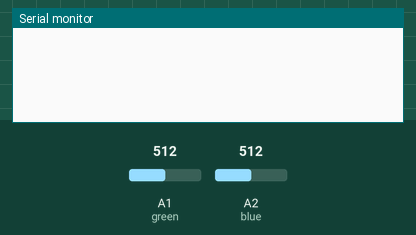
Recording of a sketch running on a simulated Arduino Uno, built with avr-gcc and run on an emulated ATmega328P. Shown: the last lines printed to the serial monitor. The test bench sets the inputs (shaded band); at power-on: A1 (green) = 512, A2 (blue) = 512.

Above: at 1.2 s.
1.3 s: A1 (green) set to 644
2.8 s: A1 (green) set to 671
At 3.4 s:
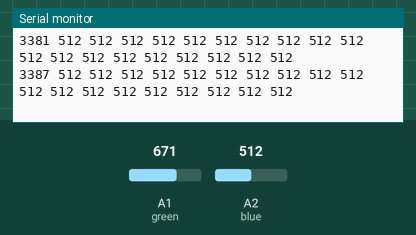
4.3 s: A2 (blue) set to 105
At 5.1 s:
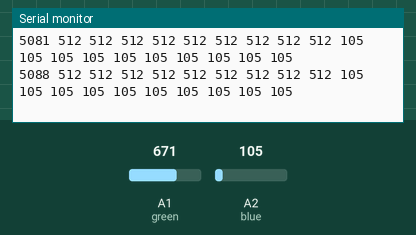
7.3 s: A2 (blue) set to 91
At 8.1 s:
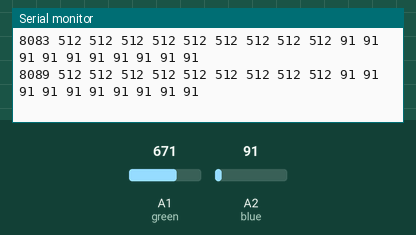
Timing chart, 0 to 10.3 s (numbered marks = the images above; inputs shaded):
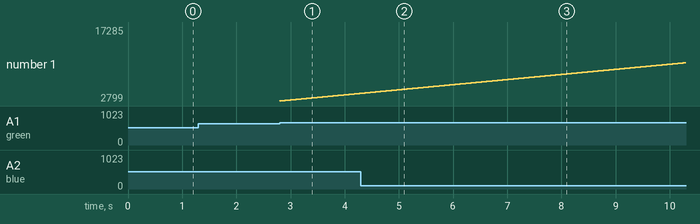

The sketch:

CatchResponse.ino
```cpp
/*
Arduino program to capture the PulsOx output graph data points, i.e.
the Divital Volume Pulse.
*/

/* constants: */
int green = A1;
int blue = A2;

/* variables to catch a data reading */
int timestamp = 0;
int greenThis = 0;
int greenPrevious = 0;
int blueValuesPrevious[10];
int blueValues[10];
int i = 0;
int carouselStopped = 0;

void setup() {
  Serial.begin(115200);
}

void loop() {
  i = 0;
  greenPrevious = analogRead(green);

  do {
    blueValuesPrevious[i] = analogRead(blue);
    greenThis = analogRead(green);
    if (greenThis > 50 * (greenPrevious + 1)) {
      timestamp = millis();
      blueValues[0] = analogRead(blue);
      blueValues[1] = analogRead(blue);
      blueValues[2] = analogRead(blue);
      blueValues[3] = analogRead(blue);
      blueValues[4] = analogRead(blue);
      blueValues[5] = analogRead(blue);
      blueValues[6] = analogRead(blue);
      blueValues[7] = analogRead(blue);
      blueValues[8] = analogRead(blue);
      blueValues[9] = analogRead(blue);
      break;
    }
    greenPrevious = greenThis;
    i += 1;
    if (i > 9)
      i = 0;

  } while(true);
  Serial.print(timestamp);
  carouselStopped = i;
  i++;
  while (i != carouselStopped) {
    Serial.print(' ');
    Serial.print(blueValuesPrevious[i]);
    i += 1;
    if (i > 9)
      i = 0;
  }

  for (i = 0; i < 10; i++) {
    Serial.print(' ');
    Serial.print(blueValues[i]);
  }
  Serial.print('\n');
}
```

Measured:
- the behaviour switches between 654 and 655 on A1 (green) (found by bisection; images 0 and 1)
- after the input at 2.8 s, the serial monitor: prints a new line at once (image 1)
